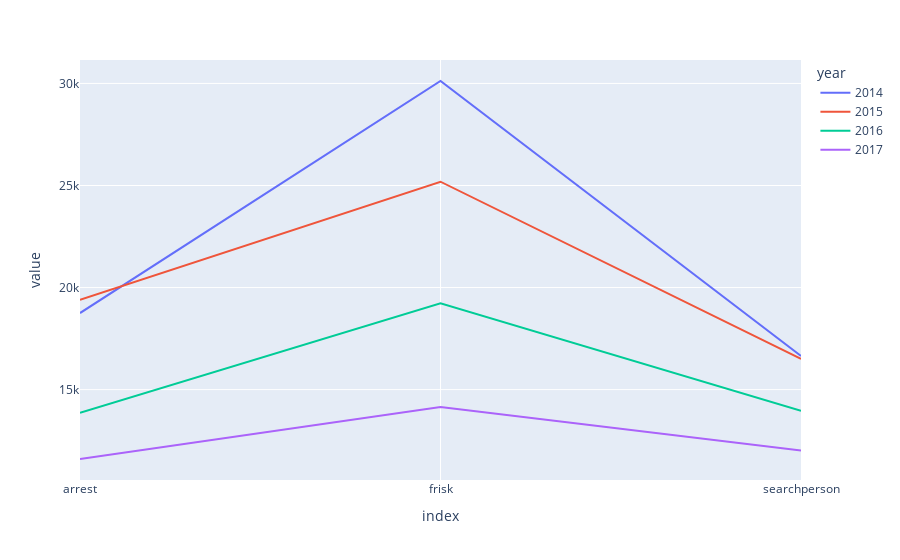

Notebook code for this chart:
### Code cell
fig = px.line(year)
fig.show()

### Figure 1 — Plotly figure (JSON) as saved in the notebook; plotly's stock layout.template omitted (floating-point values rounded to 4 significant figures)
{"data": [{"hovertemplate": "year=2014<br>index=%{x}<br>value=%{y}<extra></extra>", "legendgroup": "2014", "line": {"color": "#636efa", "dash": "solid"}, "mode": "lines", "name": "2014", "orientation": "v", "showlegend": true, "type": "scatter", "x": ["arrest", "frisk", "searchperson"], "xaxis": "x", "y": [18751, 30120, 16650], "yaxis": "y"}, {"hovertemplate": "year=2015<br>index=%{x}<br>value=%{y}<extra></extra>", "legendgroup": "2015", "line": {"color": "#EF553B", "dash": "solid"}, "mode": "lines", "name": "2015", "orientation": "v", "showlegend": true, "type": "scatter", "x": ["arrest", "frisk", "searchperson"], "xaxis": "x", "y": [19396, 25186, 16503], "yaxis": "y"}, {"hovertemplate": "year=2016<br>index=%{x}<br>value=%{y}<extra></extra>", "legendgroup": "2016", "line": {"color": "#00cc96", "dash": "solid"}, "mode": "lines", "name": "2016", "orientation": "v", "showlegend": true, "type": "scatter", "x": ["arrest", "frisk", "searchperson"], "xaxis": "x", "y": [13867, 19229, 13957], "yaxis": "y"}, {"hovertemplate": "year=2017<br>index=%{x}<br>value=%{y}<extra></extra>", "legendgroup": "2017", "line": {"color": "#ab63fa", "dash": "solid"}, "mode": "lines", "name": "2017", "orientation": "v", "showlegend": true, "type": "scatter", "x": ["arrest", "frisk", "searchperson"], "xaxis": "x", "y": [11601, 14153, 12012], "yaxis": "y"}], "layout": {"legend": {"title": {"text": "year"}, "tracegroupgap": 0}, "margin": {"t": 60}, "xaxis": {"anchor": "y", "domain": [0, 1], "title": {"text": "index"}}, "yaxis": {"anchor": "x", "domain": [0, 1], "title": {"text": "value"}}}}
